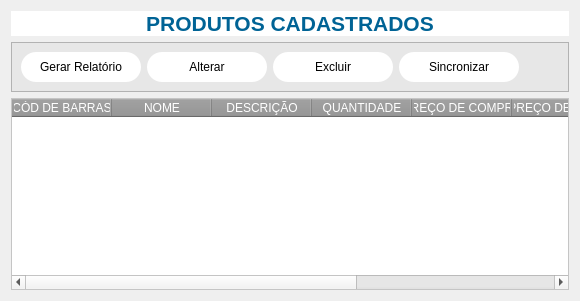
                <widget class="QWidget" name="tab_2">
                 <attribute name="title">
                  <string>Produtos</string>
                 </attribute>
                 <layout class="QVBoxLayout" name="verticalLayout_11">
                  <item>
                   <widget class="QLabel" name="label_5">
                    <property name="styleSheet">
                     <string notr="true">background-color: white;
color: #006395;</string>
                    </property>
                    <property name="text">
                     <string>&lt;html&gt;&lt;head/&gt;&lt;body&gt;&lt;p align=&quot;center&quot;&gt;&lt;span style=&quot; font-size:16pt; font-weight:700;&quot;&gt;PRODUTOS CADASTRADOS&lt;/span&gt;&lt;/p&gt;&lt;/body&gt;&lt;/html&gt;</string>
                    </property>
                   </widget>
                  </item>
                  <item>
                   <layout class="QVBoxLayout" name="verticalLayout_10">
                    <item>
                     <widget class="QFrame" name="frame_3">
                      <property name="styleSheet">
                       <string notr="true">QFrame{background-color: #e7e7e7;}
QPushButton{
background-color: white;
border-radius: 15px;
color: black;
font: 500 11pt &quot;Segoe UI Variable Display Reguler&quot;;
}</string>
                      </property>
                      <property name="frameShape">
                       <enum>QFrame::StyledPanel</enum>
                      </property>
                      <property name="frameShadow">
                       <enum>QFrame::Raised</enum>
                      </property>
                      <layout class="QHBoxLayout" name="horizontalLayout_6">
                       <item>
                        <widget class="QPushButton" name="btn_relatorio">
                         <property name="minimumSize">
                          <size>
                           <width>120</width>
                           <height>30</height>
                          </size>
                         </property>
                         <property name="maximumSize">
                          <size>
                           <width>120</width>
                           <height>30</height>
                          </size>
                         </property>
                         <property name="cursor">
                          <cursorShape>PointingHandCursor</cursorShape>
                         </property>
                         <property name="styleSheet">
                          <string notr="true">QPushButton:hover{
color: white;
background-color: rgb(49, 147, 0);
}
QPushButton:pressed{
color: black;
background-color: white;
}</string>
                         </property>
                         <property name="text">
                          <string>Gerar Relatório</string>
                         </property>
                        </widget>
                       </item>
                       <item>
                        <widget class="QPushButton" name="btn_alterar">
                         <property name="minimumSize">
                          <size>
                           <width>120</width>
                           <height>30</height>
                          </size>
                         </property>
                         <property name="maximumSize">
                          <size>
                           <width>120</width>
                           <height>30</height>
                          </size>
                         </property>
                         <property name="cursor">
                          <cursorShape>PointingHandCursor</cursorShape>
                         </property>
                         <property name="styleSheet">
                          <string notr="true">QPushButton:hover{
color: white;
background-color: rgb(255, 170, 0);
}
QPushButton:pressed{
color: black;
background-color: white;
}</string>
                         </property>
                         <property name="text">
                          <string>Alterar</string>
                         </property>
                        </widget>
                       </item>
                       <item>
                        <widget class="QPushButton" name="btn_excluir">
                         <property name="minimumSize">
                          <size>
                           <width>120</width>
                           <height>30</height>
                          </size>
                         </property>
                         <property name="maximumSize">
                          <size>
                           <width>120</width>
                           <height>30</height>
                          </size>
                         </property>
                         <property name="cursor">
                          <cursorShape>PointingHandCursor</cursorShape>
                         </property>
                         <property name="styleSheet">
                          <string notr="true">QPushButton:hover{
color: white;
background-color: red;
}
QPushButton:pressed{
color: black;
background-color: white;
}</string>
                         </property>
                         <property name="text">
                          <string>Excluir</string>
                         </property>
                        </widget>
                       </item>
                       <item>
                        <widget class="QPushButton" name="btn_sincronizar">
                         <property name="minimumSize">
                          <size>
                           <width>120</width>
                           <height>30</height>
                          </size>
                         </property>
                         <property name="maximumSize">
                          <size>
                           <width>120</width>
                           <height>30</height>
                          </size>
                         </property>
                         <property name="cursor">
                          <cursorShape>PointingHandCursor</cursorShape>
                         </property>
                         <property name="styleSheet">
                          <string notr="true">QPushButton:hover{
color: white;
background-color: #00aaff;
}
QPushButton:pressed{
color: black;
background-color: white;
}</string>
                         </property>
                         <property name="text">
                          <string>Sincronizar</string>
                         </property>
                        </widget>
                       </item>
                       <item>
                        <spacer name="horizontalSpacer">
                         <property name="orientation">
                          <enum>Qt::Horizontal</enum>
                         </property>
                         <property name="sizeHint" stdset="0">
                          <size>
                           <width>40</width>
                           <height>20</height>
                          </size>
                         </property>
                        </spacer>
                       </item>
                      </layout>
                     </widget>
                    </item>
                    <item>
                     <widget class="QTableWidget" name="tb_estoque">
                      <property name="styleSheet">
                       <string notr="true">QHeaderView::section{
background-color: rgb(148, 148, 148);
color: white;
font: 10pt &quot;Segoe UI Variable Display Regular&quot;;
}
QTableWidget{
background-color: white;
}</string>
                      </property>
                      <column>
                       <property name="text">
                        <string>CÓD DE BARRAS</string>
                       </property>
                      </column>
                      <column>
                       <property name="text">
                        <string>NOME</string>
                       </property>
                      </column>
                      <column>
                       <property name="text">
                        <string>DESCRIÇÃO</string>
                       </property>
                      </column>
                      <column>
                       <property name="text">
                        <string>QUANTIDADE</string>
                       </property>
                      </column>
                      <column>
                       <property name="text">
                        <string>PREÇO DE COMPRA</string>
                       </property>
                      </column>
                      <column>
                       <property name="text">
                        <string>PREÇO DE VENDA</string>
                       </property>
                      </column>
                      <column>
                       <property name="text">
                        <string>DATA</string>
                       </property>
                      </column>
                      <column>
                       <property name="text">
                        <string>HORA</string>
                       </property>
                      </column>
                     </widget>
                    </item>
                   </layout>
                  </item>
                 </layout>
                </widget>
